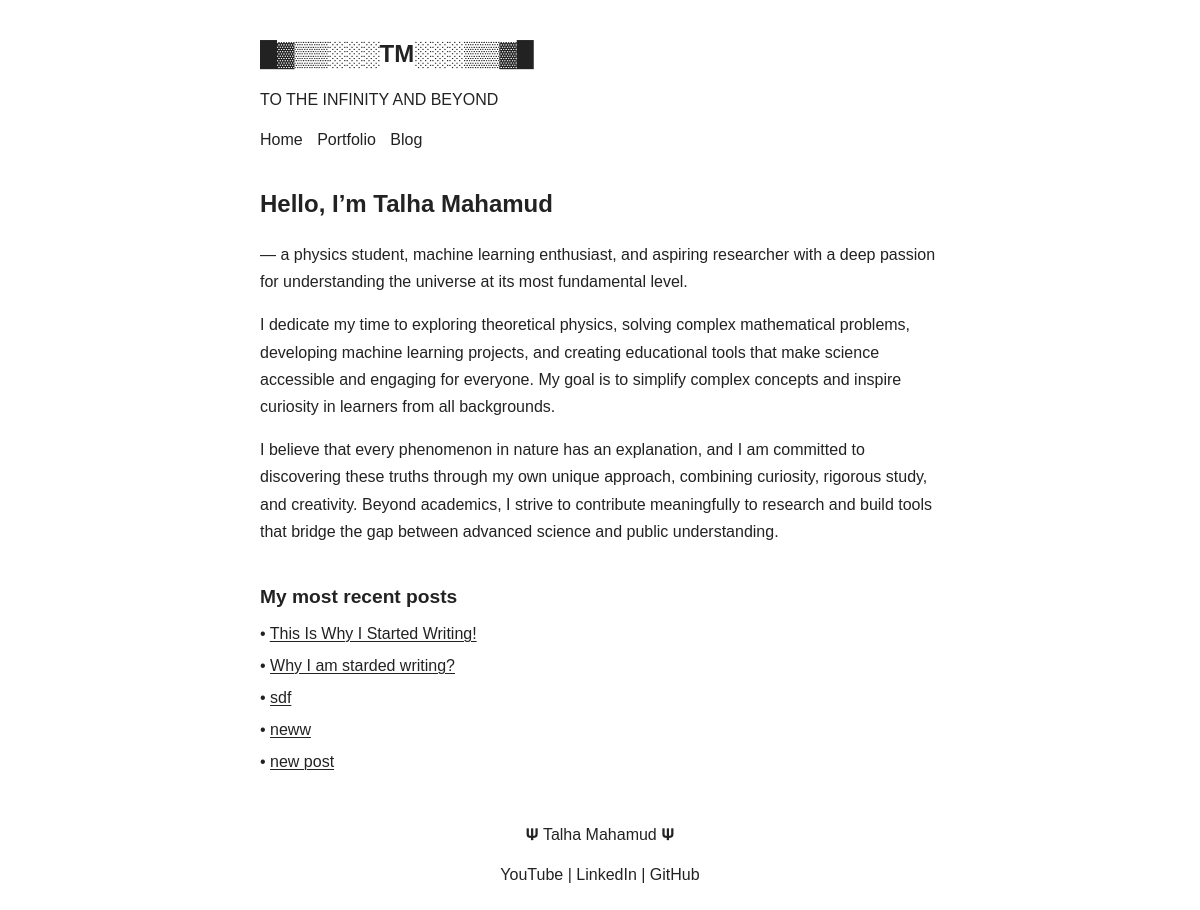
Before: / with the older database file.
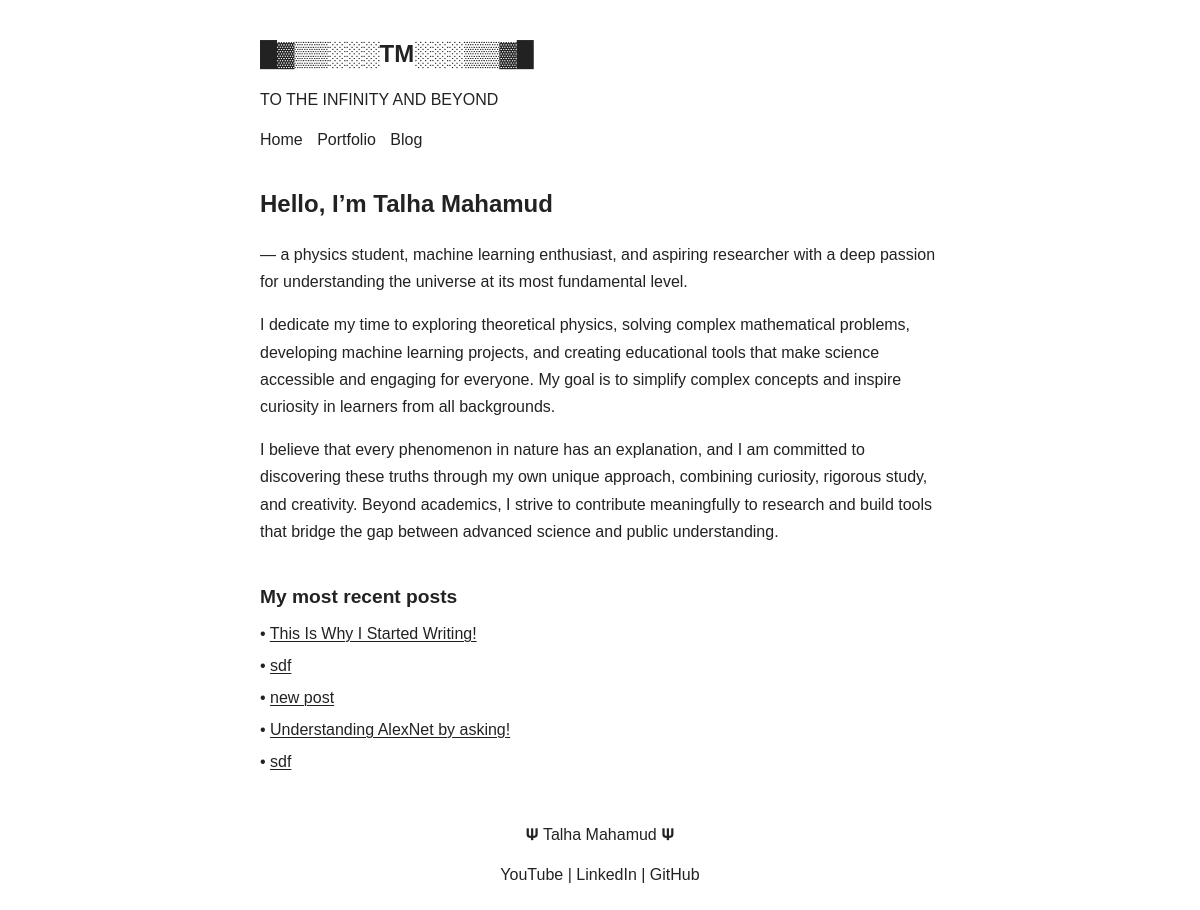
After: the same page with the newer database file.
### tables this page shows
CREATE TABLE posts (id INTEGER PRIMARY KEY AUTOINCREMENT, title TEXT NOT NULL, content TEXT NOT NULL, created_at TIMESTAMP DEFAULT CURRENT_TIMESTAMP, upvotes INTEGER DEFAULT 0);

### app.py (the view)
@app.route('/')
def index():
    conn = get_db_connection()
    posts = conn.execute('SELECT * FROM posts ORDER BY created_at DESC LIMIT 5').fetchall()
    conn.close()
    return render_template('index.html', posts=posts)

### app.py (called while the page is built)
def get_db_connection():
    db_path = os.path.join(os.path.dirname(os.path.abspath(__file__)), 'database.db')
    conn = sqlite3.connect(db_path)
    conn.row_factory = sqlite3.Row
    return conn

### templates/index.html (shortened to what this page needs)
<!DOCTYPE html>
<html lang="en">
<head>
    <link rel="stylesheet" href="{{ url_for('static', filename='css/style.css') }}">
</head>
<body>
    <header>
        <a class="title" href="{{ url_for('index') }}">
            <h1>█▓▒▒░░░TM░░░▒▒▓█</h1>
        </a>
        <p>TO THE INFINITY AND BEYOND</p>
        <nav>
            <a href="{{ url_for('index') }}">Home</a>
            <a href="{{ url_for('portfolio') }}">Portfolio</a>
            <a href="{{ url_for('blog') }}">Blog</a>
        </nav>
    </header>
    <main>
        <div class="intro">
            <h1>Hello, I’m Talha Mahamud</h1>
            <p> — a physics student, machine learning enthusiast, and aspiring researcher with a deep passion for
                understanding the universe at its most fundamental level.</p>
            <p>I dedicate my time to exploring theoretical physics, solving complex mathematical problems, developing
                machine learning projects, and creating educational tools that make science accessible and engaging for
                everyone. My goal is to simplify complex concepts and inspire curiosity in learners from all
                backgrounds.</p>
            <p>I believe that every phenomenon in nature has an explanation, and I am committed to discovering these
                truths through my own unique approach, combining curiosity, rigorous study, and creativity. Beyond
                academics, I strive to contribute meaningfully to research and build tools that bridge the gap between
                advanced science and public understanding.</p>
        </div>
        <h2>My most recent posts</h2>
        <ul class="blog-posts">
            {% for post in posts %}
            <li><a href="{{ url_for('post', post_id=post['id']) }}">{{ post['title'] }}</a></li>
            {% else %}
            <li>No posts yet.</li>
            {% endfor %}
        </ul>
    </main>
    <footer>
        <p>𝚿 Talha Mahamud 𝚿</p>
        <p><a href="https://www.youtube.com/@talhamahamud3176" target="_blank">YouTube</a> | <a
                href="https://www.linkedin.com/in/talha-mahamud-bb8534208" target="_blank">LinkedIn </a>| <a
                href="https://github.com/TalhaMahamud" target="_blank">GitHub</a></p>
    </footer>
</body>
</html>

Changed rows visible on the page:
removed posts: title "Why I am starded writing?"
removed posts: title "neww"
now on this page (row unchanged): posts: title "Understanding AlexNet by asking!"
now on this page (row unchanged): posts: title "sdf"
